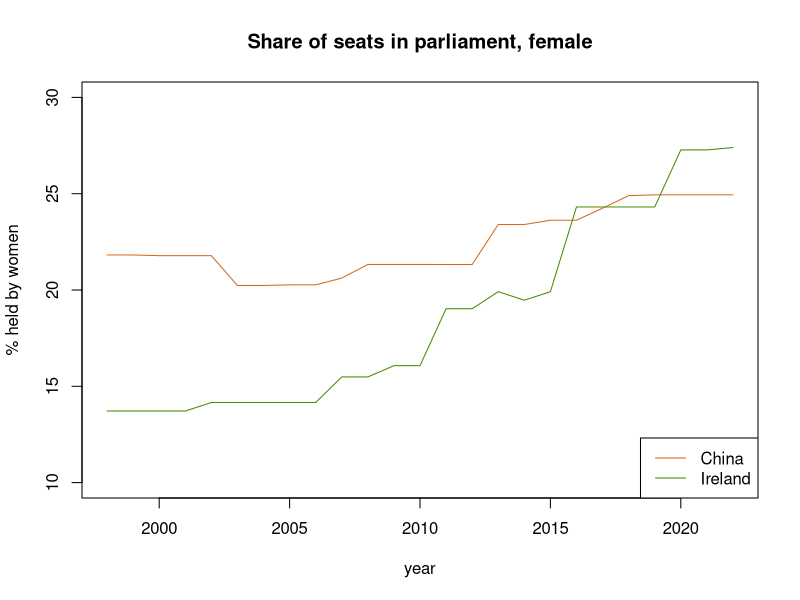
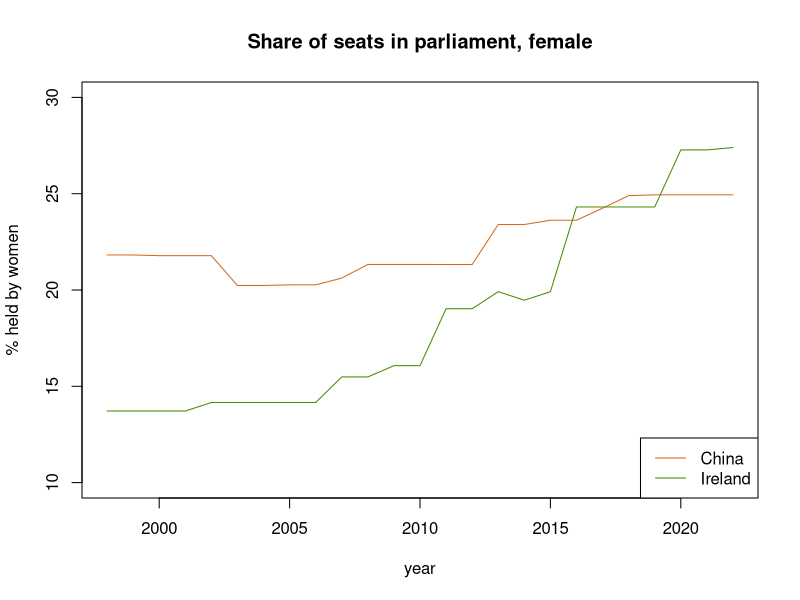
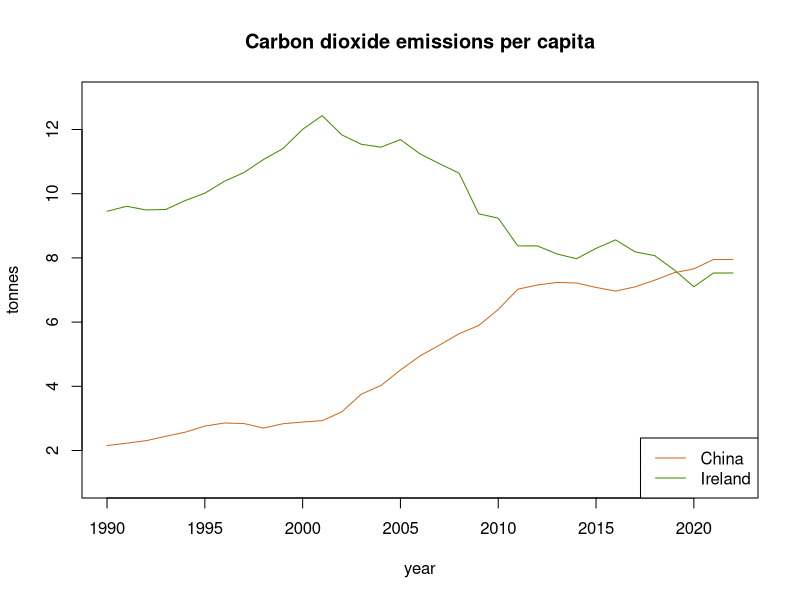
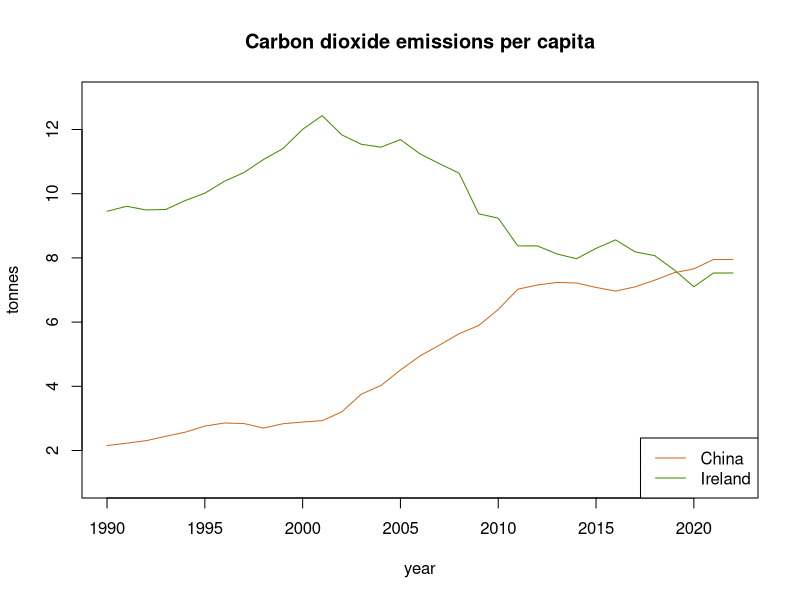

Generate these figures, in order, with R:
## ---- chunk 1
library(data.table)
## ---- chunk 2
#| echo: true
chn <- fread("hdro_indicators_chn.csv")
irl <- fread("hdro_indicators_irl.csv")
#show the data for first 2 rows with some selected columns
chn[1:2,c(1,7,8)]
## ---- chunk 3
#| echo: true
#remove the first row in both tables 
chn <- chn[-1,]
irl <- irl[-1,]

#all variables have class character. 
#convert variable value and year to numeric
chn[, value:=as.numeric(value)]
chn[, year:=as.numeric(year)]
irl[, value:=as.numeric(value)]
irl[, year:=as.numeric(year)]
## ---- chunk 4
#print the result from above
#only include selected columns for neater presentation
chn[,c("country_code","index_id","value","year")]
## ---- chunk 5
#| echo: true
#combine the data together as they share same column names
dt <- merge(chn,irl,all = TRUE) 
#only include selected columns for neater presentation
print(dt[,c("country_code","index_id","value","year")]
      ,topn = 2)
## ---- chunk 6
#| echo: true
max(dt[country_code=="CHN","year"])
min(dt[country_code=="CHN","year"])

max(dt[country_code=="IRL","year"])
min(dt[country_code=="IRL","year"])
## ---- chunk 7
#| echo: true
#filter out the unique rows of indicator
index_indicator <- unique(dt[,
              c("index_id","indicator_id")])
#calculate the number of indicators, by index
index_indicator[,.N, keyby=index_id]
## ---- chunk 8
#| echo: true
dt[(indicator_id=="abr"|indicator_id=="lfpr_f") & 
     (year=="2022"|year=="2000"),.(country_code, value)
   , keyby = .(indicator_id, year)]
## ---- chunk 9
#| echo: true
dt[(indicator_id=="pr_f"|indicator_id=="se_f" 
    | indicator_id=="gii_rank") & 
     (year=="2022"|year=="2000"),.(country_code, value)
   , keyby = .(indicator_id, year)]
## ---- chunk 10
#| echo: true
dt[(indicator_id=="co2_prod"|indicator_id=="mf") & 
     (year=="2022"|year=="1990"),.(country_code, value)
   , keyby = .(indicator_id,year)]
## ---- chunk 11
#| echo: true
#| results: hide
#| fig-show: hide
#get the data for each country
dt_chn_plot1 <- dt[indicator_id=="pr_f" 
      & country_code=="CHN",.(value), keyby = .(year)]
dt_irl_plot1 <-dt[indicator_id=="pr_f" & year>1997 
      & country_code=="IRL",.(value), keyby = .(year)]
#select year 1998-2022 as data for CHN is N/A before 1998
x<-c(1998:2022)
#plot
plot(x,dt_chn_plot1$value, type = "l", col="chocolate",
     ylim =c(10,30),ylab = "% held by women", xlab ="year")
lines(x,dt_irl_plot1$value, type = "l", col="chartreuse4")
#add legend and title
legend(x="bottomright", legend = c("China","Ireland")
       , col = c("chocolate","chartreuse4"),lty = c(1,1))
title("Share of seats in parliament, female")
## ---- chunk 12
plot(c(1998:2022),dt_chn_plot1$value, type = "l", col="chocolate",
     ylim =c(10,30),ylab = "% held by women", xlab ="year")
lines(c(1998:2022),dt_irl_plot1$value, type = "l", col="chartreuse4")
legend(x="bottomright", legend = c("China","Ireland"), col = c("chocolate","chartreuse4"),lty = c(1,1))
title("Share of seats in parliament, female")
## ---- chunk 13
#| echo: true
#| results: hide
#| fig-show: hide
#get the data for each country
dt_chn_plot2 <- dt[indicator_id=="co2_prod" 
       & country_code=="CHN",.(value), keyby = .(year)]
dt_irl_plot2 <-dt[indicator_id=="co2_prod" 
       & country_code=="IRL",.(value), keyby = .(year)]
x <- c(1990:2022)
#plot
plot(x,dt_chn_plot2$value, type = "l",col="chocolate",
     ylim =c(1,13),ylab = "tonnes", xlab ="year")
lines(x,dt_irl_plot2$value, type = "l", col="chartreuse4")
#add legend and title
legend(x="bottomright", legend = c("China","Ireland")
       , col = c("chocolate","chartreuse4"),lty = c(1,1))
title("Carbon dioxide emissions per capita")
## ---- chunk 14
plot(c(1990:2022),dt_chn_plot2$value, type = "l",col="chocolate",
     ylim =c(1,13),ylab = "tonnes", xlab ="year")
lines(c(1990:2022),dt_irl_plot2$value, type = "l", col="chartreuse4")
legend(x="bottomright", legend = c("China","Ireland")
       , col = c("chocolate","chartreuse4"),lty = c(1,1))
title("Carbon dioxide emissions per capita")
